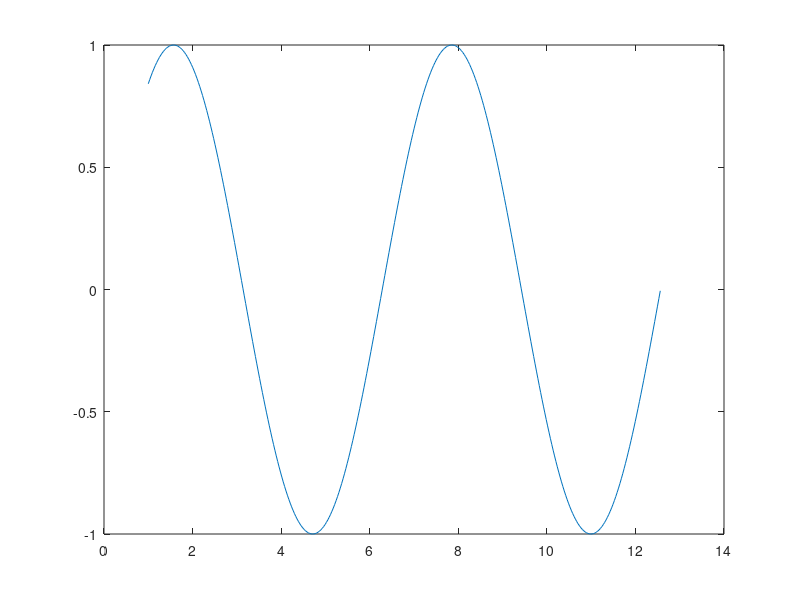

This chart was generated by the following MATLAB code:
%% 
 % physics_2.m
 % 
 % Josh Kaplan 
 % jk@joshkaplan.org
 %
 % Prompts the user for a height, calculates freefall time
 % Plots the results.
%% 
close all; clear all; clc;

x = 1:pi/100:4*pi;
y = sin(x);                     

plot(x,y);
